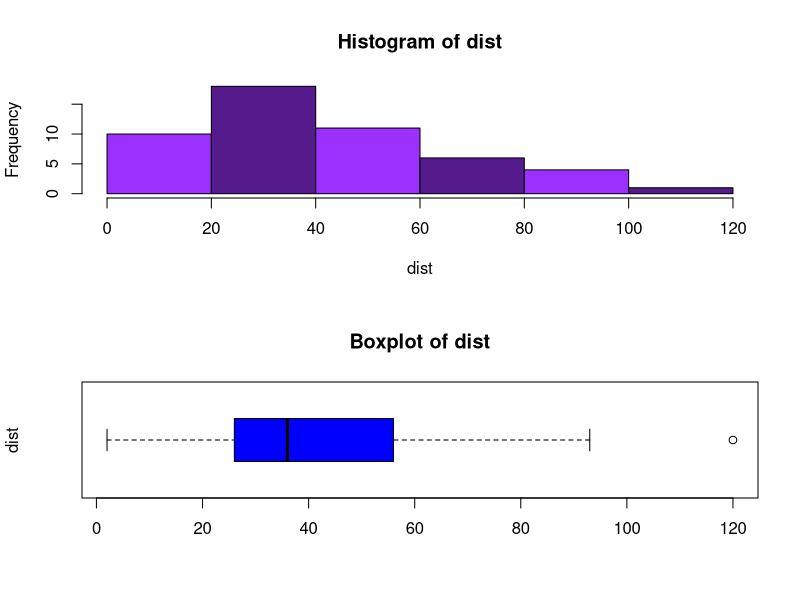

Recreate this plot in R.
#=============================================================================================================================
#CHANGING THE DIRECTORY OTHER THAN THE CURRENT WORKING DIRECTORY
#===================================================================================================================================

#Suppose the user wants to save the graphs in some other directory other than the current working directory.
#this function will take the location of the new directory from the user and save the graphs in the desired directory.



Graphs_v4 = function(data,variable=1:ncol(data),directory=getwd()) #in this function we take a third parameter.
  #this parameter will save the graphs in user specified folder
{
  
  for (i in variable) {
    if(is.numeric(data[,i]))
    {
      png(paste(directory,"\\",names(data)[i],".png",sep = ""),bg="light grey")   #the paste function contains the user specified directory
                                                                                  #plus \\ plus name of the graph image plus .png  This saves
                                                                                  #the file in user specified folder
      par(mfrow=c(2,1))
      hist((data)[,i],main = paste("Histogram of",names(data)[i]),xlab = names(data)[i],col = c("purple1","purple4"))
      boxplot((data)[,i],main = paste("Boxplot of",names(data)[i]),ylab= names(data)[i],col = "blue",horizontal = T)
      dev.off()
    }
    else{
      png(paste(directory,"\\",names(data)[i],".png",sep = ""),bg = "light grey")
      barplot(table(data[i]),main = paste("Barplot of",names(data)[i]),xlab = names(data)[i],col=c("yellow","gold"))
      dev.off()
    }
    
  } 
}
Graphs_v4(cars,variable = c(2),directory ="C:\\Users\\Rishav\\Desktop\\graphs5")